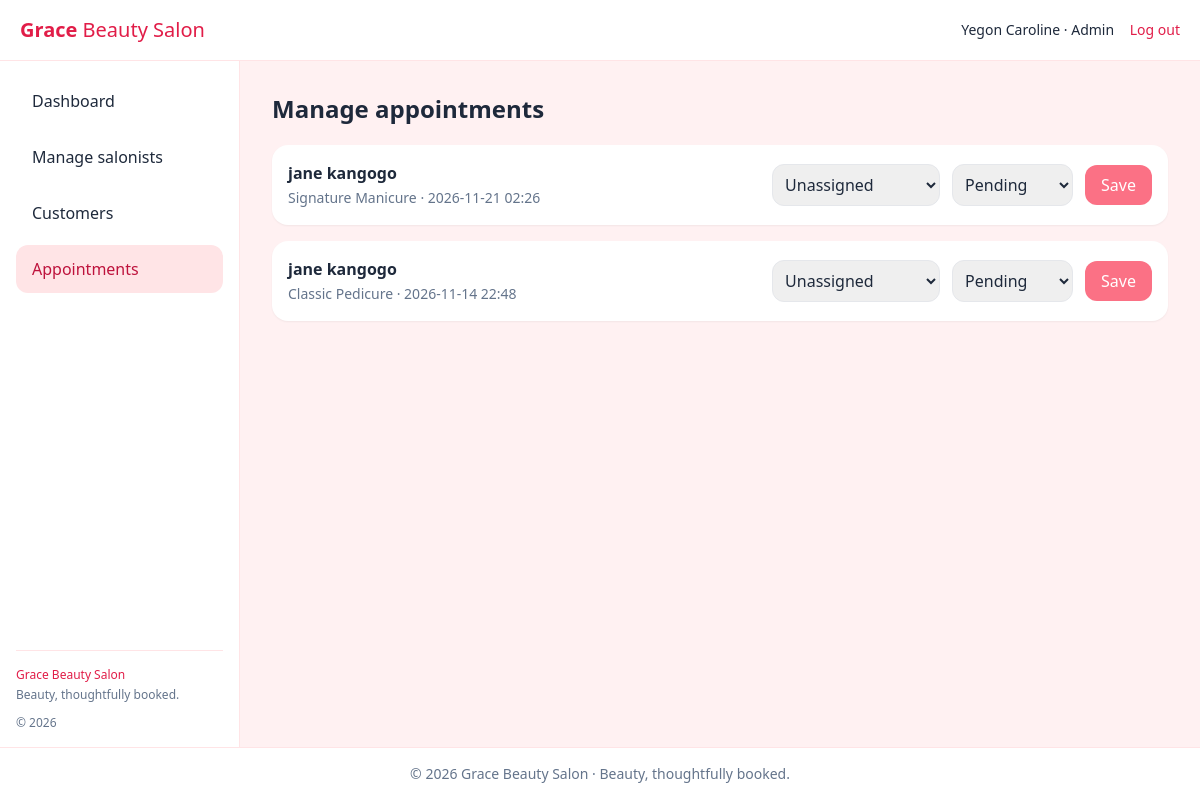
Page /dashboard.php?page=appointments (signed in) on the committed database.
### tables this page shows
CREATE TABLE `appointments` (
  `id` int(10) UNSIGNED NOT NULL,
  `customer_id` int(10) UNSIGNED NOT NULL,
  `salonist_id` int(10) UNSIGNED DEFAULT NULL,
  `service_id` int(10) UNSIGNED NOT NULL,
  `appointment_date` date NOT NULL,
  `appointment_time` time NOT NULL,
  `notes` text DEFAULT NULL,
  `status` enum('pending','confirmed','completed','cancelled') NOT NULL DEFAULT 'pending',
  `created_at` timestamp NOT NULL DEFAULT current_timestamp()
);

CREATE TABLE `users` (
  `id` int(10) UNSIGNED NOT NULL,
  `full_name` varchar(120) NOT NULL,
  `email` varchar(190) NOT NULL,
  `phone` varchar(30) NOT NULL,
  `password_hash` varchar(255) NOT NULL,
  `role` enum('customer','salonist','admin') NOT NULL DEFAULT 'customer',
  `email_verified` tinyint(1) NOT NULL DEFAULT 0,
  `otp_hash` varchar(255) DEFAULT NULL,
  `otp_expires_at` datetime DEFAULT NULL,
  `created_at` timestamp NOT NULL DEFAULT current_timestamp()
);

CREATE TABLE `services` (
  `id` int(10) UNSIGNED NOT NULL,
  `name` varchar(100) NOT NULL,
  `duration_minutes` smallint(5) UNSIGNED NOT NULL DEFAULT 60,
  `price` decimal(10,2) NOT NULL DEFAULT 0.00,
  `active` tinyint(1) NOT NULL DEFAULT 1
);

### includes/helpers.php (called while the page is built, shortened)
<?php
function e(?string $value): string
{
    return htmlspecialchars($value ?? '', ENT_QUOTES, 'UTF-8');
}

### pages/manage_appointments.php (the view, shortened to what this page needs)
<?php
$rows = $pdo->query(
  "SELECT a.*, c.full_name AS customer, s.name AS service
   FROM appointments a
   JOIN users c ON c.id=a.customer_id
   JOIN services s ON s.id=a.service_id
   ORDER BY a.appointment_date DESC, a.appointment_time DESC"
)->fetchAll();
?>
<h1 class="text-2xl font-semibold mb-5">Manage appointments</h1>
<div class="space-y-4">
<?php foreach ($rows as $row): ?>
<form method="post" class="bg-white rounded-2xl p-4 shadow-sm flex flex-wrap gap-3 items-center">
  <div class="min-w-48 flex-1"><strong><?= e($row['customer']) ?></strong><br><span class="text-sm text-slate-500"><?= e($row['service']) ?> · <?= e($row['appointment_date']) ?> <?= e(substr($row['appointment_time'],0,5)) ?></span></div>
  <select name="salonist_id" class="border rounded-xl p-2">
    <option value="">Unassigned</option>
  </select>
  <select name="status" class="border rounded-xl p-2">
    <?php foreach (['pending','confirmed','completed','cancelled'] as $status): ?>
      <option value="<?= e($status) ?>" <?= $row['status'] === $status ? 'selected' : '' ?>><?= e(ucfirst($status)) ?></option>
    <?php endforeach; ?>
  </select>
  <button class="bg-rose-400 text-white rounded-xl px-4 py-2">Save</button>
</form>
<?php endforeach; ?>
</div>

### rows in the picture
appointments: customer.full_name "jane kangogo", service.name "Signature Manicure", appointment_date "2026-11-21", appointment_time "02:26", status "Pending"
appointments: customer.full_name "jane kangogo", service.name "Classic Pedicure", appointment_date "2026-11-14", appointment_time "22:48", status "Pending"

### other values in the picture
$_SESSION['full_name'] "Yegon Caroline"
$role "Admin"
$label "Dashboard"
$label "Manage salonists"
$label "Customers"
$label "Appointments"
